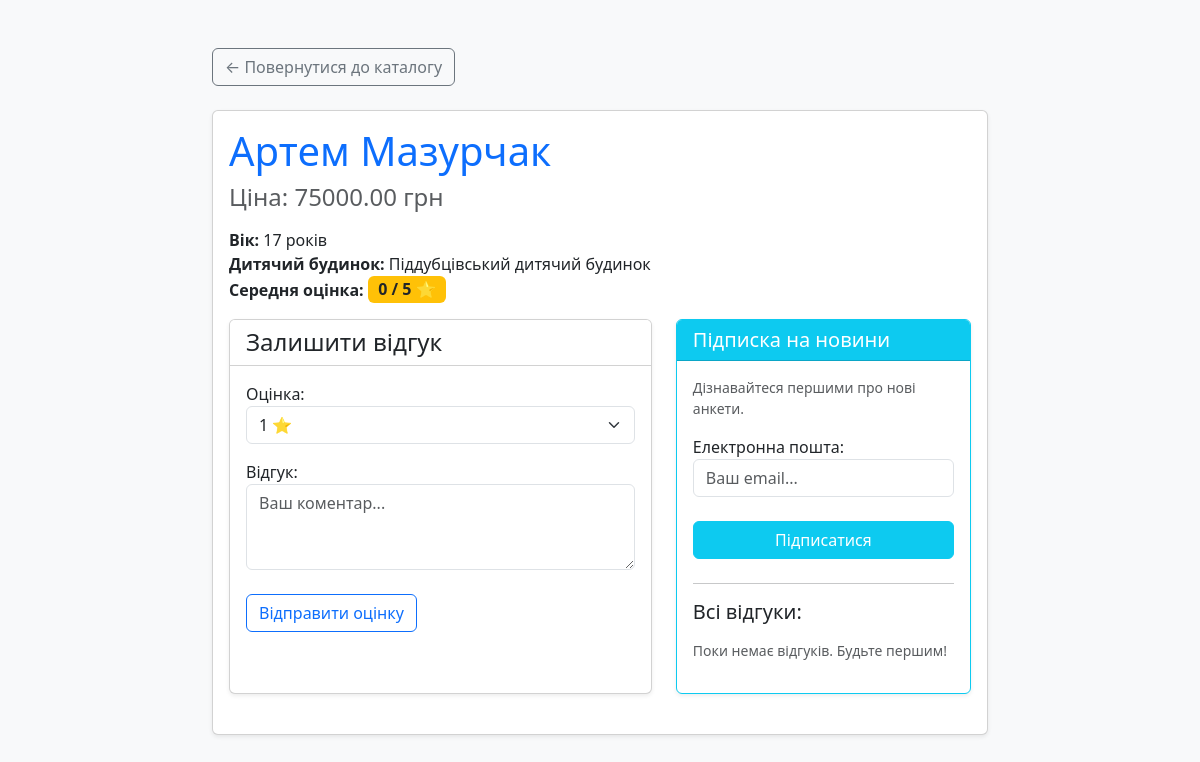
Page /child/1/ on the committed database.
### lab4/models.py (models this page shows, shortened)
class Child(models.Model):
    first_name = models.CharField(max_length=50, verbose_name="Ім'я")
    last_name = models.CharField(max_length=50, verbose_name="Прізвище")
    age = models.PositiveIntegerField(verbose_name="Вік")
    price = models.DecimalField(max_digits=10, decimal_places=2, verbose_name="Ціна (грн)")
    orphanage = models.ForeignKey(Orphanage, on_delete=models.CASCADE, verbose_name="Дитячий будинок")
    created_at = models.DateTimeField(auto_now_add=True, verbose_name="Створено о")
    updated_at = models.DateTimeField(auto_now=True, verbose_name="Оновлено о")
    image = models.ImageField(upload_to='children_photos/', blank=True, null=True, verbose_name="Фото")
    is_purchased = models.BooleanField(default=False, verbose_name="Куплено")
    class Meta:
        verbose_name = "Дитина"
        verbose_name_plural = "Діти"

class Orphanage(models.Model):
    name = models.CharField(max_length=150, verbose_name="Назва закладу")
    city = models.CharField(max_length=100, verbose_name="Місто")
    created_at = models.DateTimeField(auto_now_add=True, verbose_name="Створено о")
    updated_at = models.DateTimeField(auto_now=True, verbose_name="Оновлено о")
    class Meta:
        verbose_name = "Дитячий будинок"
        verbose_name_plural = "Дитячі будинки"

### lab4/views.py (the view, shortened to what this page needs)
# urls.py: path('child/<int:child_id>/', views.child_detail, name='child_detail'),
def child_detail(request, child_id):
    child = get_object_or_404(Child, id=child_id)
    average = child.reviews.aggregate(Avg('rating'))['rating__avg']
    average = round(average, 1) if average else 0
    sub_form = NewsletterForm()
    rev_form = ReviewForm()
    orphanages = Orphanage.objects.all()
    cart = request.session.get('cart', [])
    in_cart = str(child.id) in cart
    return render(request, 'child_detail.html', {
        'child': child,
        'orphanages': orphanages,
        'average': average,
        'sub_form': sub_form,
        'rev_form': rev_form,
        'in_cart': in_cart
    })

### lab4/forms.py
class NewsletterForm(forms.ModelForm):
    class Meta:
        model = Subscriber
        fields = ['email']
        widgets = {
            'email': forms.EmailInput(attrs={'class': 'form-control', 'placeholder': 'Ваш email...'})
        }

class ReviewForm(forms.ModelForm):
    class Meta:
        model = Review
        fields = ['rating', 'comment']
        widgets = {
            'rating': forms.Select(choices=[(i, f"{i} ⭐") for i in range(1, 6)], attrs={'class': 'form-select'}),
            'comment': forms.Textarea(attrs={'rows': 3, 'class': 'form-control', 'placeholder': 'Ваш коментар...'})
        }

### lab4/templates/child_detail.html (shortened to what this page needs)
<!DOCTYPE html>
<html lang="uk">
<head>
    <link href="https://cdn.jsdelivr.net/npm/bootstrap@5.3.0/dist/css/bootstrap.min.css" rel="stylesheet">
</head>
<body class="bg-light">
<div class="container mt-5" style="max-width: 800px;">
    <a href="/" class="btn btn-outline-secondary mb-4">← Повернутися до каталогу</a>
    <div class="card shadow-sm mb-4">
        <div class="card-body">
            <h1 class="card-title text-primary">{{ child.first_name }} {{ child.last_name }}</h1>
            <h4 class="text-muted mb-3">Ціна: {{ child.price }} грн</h4>
            <p class="card-text">
                <b>Вік:</b> {{ child.age }} років <br>
                <b>Дитячий будинок:</b> {{ child.orphanage.name }} <br>
                <b>Середня оцінка:</b>
                <span class="badge bg-warning text-dark fs-6">{{ average }} / 5 ⭐</span>
            </p>
    <div class="row">
        <div class="col-md-7 mb-4">
            <div class="card shadow-sm h-100">
                <div class="card-header bg-white">
                    <h4 class="mb-0">Залишити відгук</h4>
                </div>
                <div class="card-body">
                    <form method="POST">
                        {{ rev_form.as_p }}
                        <button type="submit" name="review" class="btn btn-outline-primary mt-2">Відправити оцінку</button>
                    </form>
                </div>
            </div>
        </div>
        <div class="col-md-5 mb-4">
            <div class="card shadow-sm border-info h-100">
                <div class="card-header bg-info text-white">
                    <h5 class="mb-0">Підписка на новини</h5>
                </div>
                <div class="card-body">
                    <p class="small text-muted">Дізнавайтеся першими про нові анкети.</p>
                    <form method="POST">
                        {{ sub_form.as_p }}
                        <button type="submit" name="subscribe" class="btn btn-info text-white w-100 mt-2">Підписатися</button>
                    </form>
                    <hr class="mt-4">
<h5 class="mb-3">Всі відгуки:</h5>
{% for review in child.reviews.all %}
    <div class="mb-2 p-3 border rounded bg-light">
        <strong>{{ review.rating }} ⭐</strong>
        <span class="text-muted small" style="float: right;">{{ review.created_at|date:"d.m.Y" }}</span>
        <p class="mb-0 mt-1">{{ review.comment }}</p>
    </div>
{% empty %}
    <p class="text-muted small">Поки немає відгуків. Будьте першим!</p>
{% endfor %}
                </div>
            </div>
        </div>
    </div>
</div>
</body>
</html>

### rows in the picture
Child: first_name "Артем", last_name "Мазурчак", price "75000.00", age "17", orphanage.name "Піддубцівський дитячий будинок"

### other values in the picture
{{ average }} "0"
